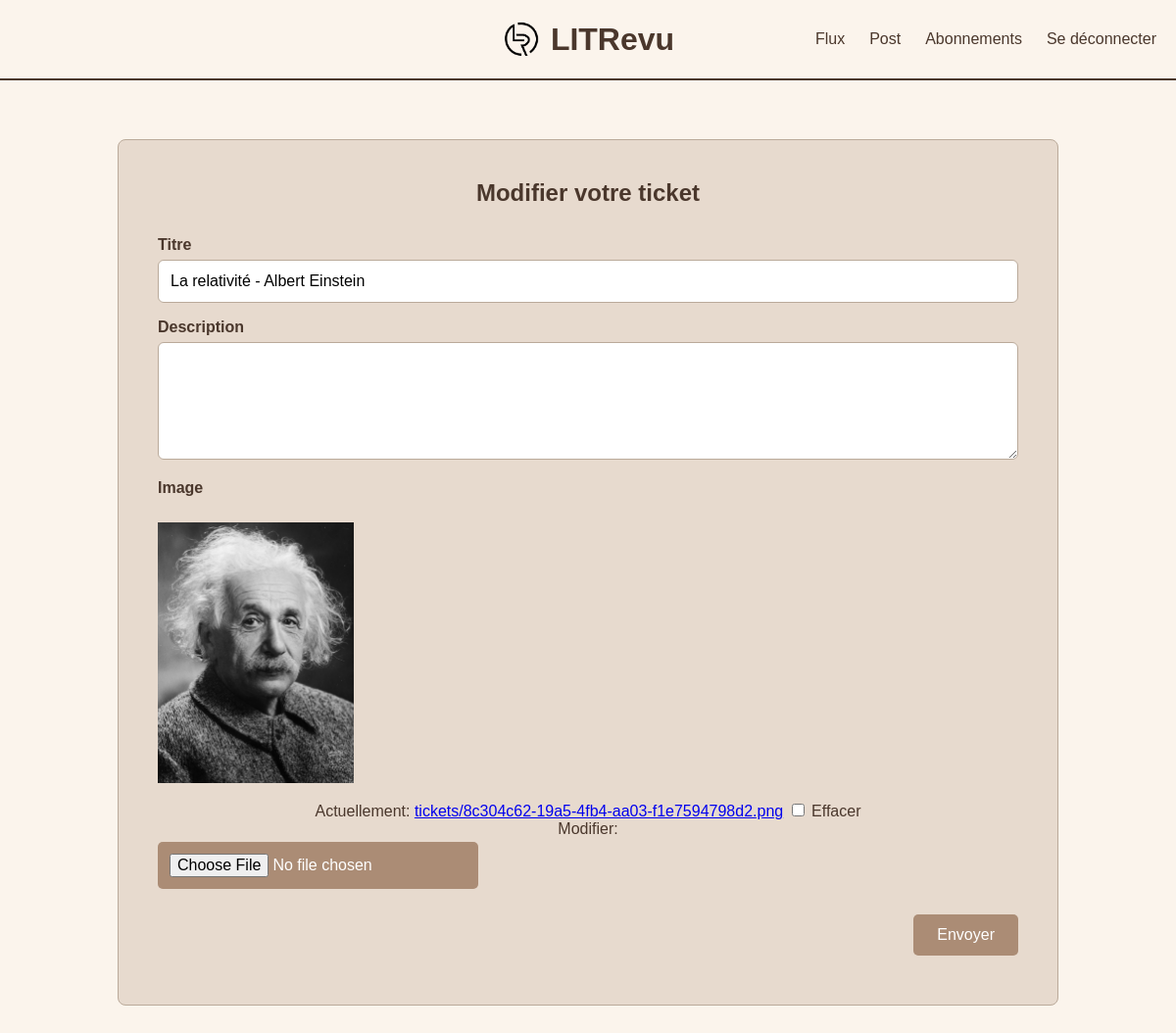
/ticket/44/update/ (signed in), run on the app's committed database.
### reviews/models.py (models this page shows, shortened)
class Ticket(models.Model):
    title = models.CharField(max_length=128)
    description = models.TextField(max_length=2048, blank=True)
    user = models.ForeignKey(
        to=settings.AUTH_USER_MODEL,
        on_delete=models.CASCADE
    )
    image = models.ImageField(
        upload_to=ticket_image_upload_path,
        null=True,
        blank=True
    )
    time_created = models.DateTimeField(auto_now_add=True)

### reviews/views.py (the view, shortened to what this page needs)
class TicketUpdatePageView(LoginRequiredMixin, UserPassesTestMixin, View):
    template_name = 'reviews/ticket_create.html'
    login_url = 'authentication:login'
    def get_object(self):
        return get_object_or_404(Ticket, id=self.kwargs['id'])
    def test_func(self):
        ticket = self.get_object()
        return ticket.user == self.request.user
    def get(self, request, id):
        ticket = self.get_object()
        form = TicketForm(instance=ticket)
        return render(request, self.template_name, {'form': form})

### reviews/forms.py
class TicketForm(forms.ModelForm):
    class Meta:
        model = Ticket
        fields = ['title', 'description', 'image']
        widgets = {
            'description': forms.Textarea(attrs={'rows': 4}),
        }

### reviews/templates/reviews/ticket_create.html (shortened to what this page needs)
{% extends 'base.html' %}
{% block content %}
<div class="card-container">
    <div class="card">
        <div class="card-content">
            <h2 class="banner-title">
                {% if form.instance.id %}Modifier votre ticket{% else %}Créer un ticket{% endif %}
            </h2>
            <form method="post" enctype="multipart/form-data" class="form-card">
                <p class="form-field">
                    <label>Titre</label>
                    {{ form.title }}
                </p>
                <p class="form-field">
                    <label>Description</label>
                    {{ form.description }}
                </p>
                <p class="form-field">
                    <label>Image</label>
                    {% if form.instance.image %}
                    <div class="image-preview-container">
                        <img src="{{ form.instance.image.url }}" alt="Image actuelle" class="ticket-image">
                    </div>
                    {% endif %}
                    {{ form.image }}
                </p>
                <div class="form-submit">
                    <button type="submit" class="btn">Envoyer</button>
                </div>
            </form>
        </div>
    </div>
</div>
{% endblock content %}

### static/style.css (style rules this page uses)
body { margin: 0; font-family: Arial, sans-serif; background-color: #fbf4ec; color: #4A372C; }
.banner-title { margin: 0; color: #4A372C; }
.card-container { display: flex; justify-content: center; align-items: stretch; margin: 40px auto; max-width: 1000px; }
.card { flex: 1; border: 1px solid #baaa9a; padding: 40px; margin: 20px; display: flex; justify-content: center; align-items: center; background-color: #e7dace; border-radius: 8px; }
.card-content { text-align: center; width: 100%; }
.btn, .btn:hover, .btn:focus, .btn:active, a.btn, a.btn:hover, a.btn:focus, a.btn:active { padding: 12px 24px; margin: 10px 0; font-size: 1rem; cursor: pointer; border: none; background-color: #ab8c75; color: white; border-radius: 5px; transition: background-color 0.2s, outline 0.2s; text-decoration: none !important; }
.form-card .form-field label { display: block; text-align: left; margin-bottom: 6px; font-weight: bold; }
.form-card input[type="text"], .form-card textarea { width: 100%; padding: 12px; font-size: 1rem; border: 1px solid #baaa9a; border-radius: 6px; box-sizing: border-box; }
.form-card textarea { min-height: 120px; }
.form-card input[type="file"] { display: block; text-align: left; padding: 12px; font-size: 1rem; border: none; background-color: #ab8c75; color: white; border-radius: 5px; cursor: pointer; transition: background-color 0.2s, outline 0.2s; margin-top: 4px; }
.card-content h2.banner-title { text-align: center; margin-bottom: 30px; }
.form-submit { display: flex; justify-content: flex-end; margin-top: 10px; }
.ticket-image { display: block; max-width: 200px; margin: 10px 0; height: auto; }
.image-preview-container { display: flex; align-items: center; gap: 10px; margin-bottom: 8px; }

### data on the page
Ticket: title "La relativité - Albert Einstein", instance.image (picture)
